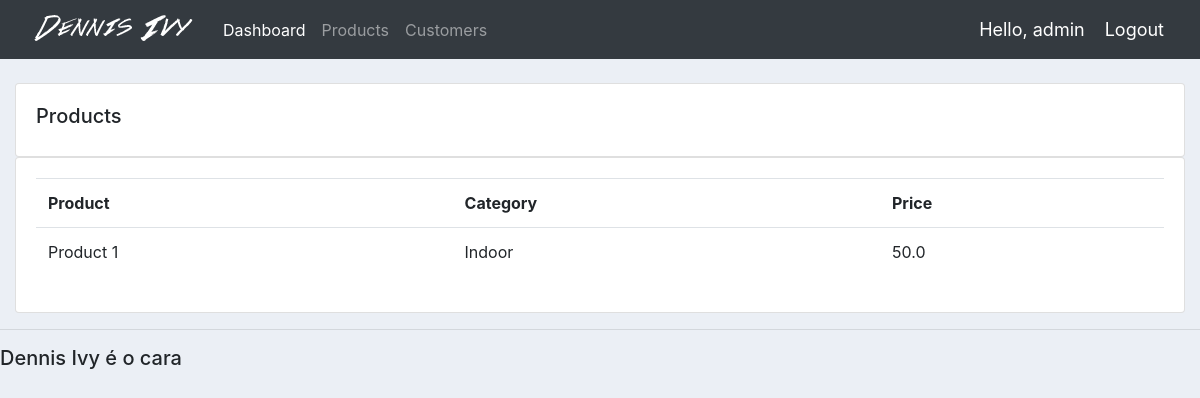
Screenshot of /products/ (signed in) with the database file from the repository.
### accounts/models.py (models this page shows, shortened)
class Product(models.Model):
	CATEGORY = (
			('Indoor', 'Indoor'),
			('Out Door', 'Out Door'),
			)
	name = models.CharField(max_length=200, default=None)
	price = models.FloatField()
	category = models.CharField(max_length=200, null=True, choices=CATEGORY)
	description = models.CharField(max_length=200, null=True, blank=True)
	date_created = models.DateTimeField(auto_now_add=True, null=True)
	tags = models.ManyToManyField(Tag)

### accounts/views.py (the view)
# urls.py: path('products/', views.products, name='products'),
@login_required(login_url='login')
def products(request):
	products = Product.objects.all()
	return render(request, 'accounts/products.html', {'products':products})

### accounts/templates/accounts/products.html
{%  extends 'accounts/main.html' %}
{% block content %}
		<br>
		<div class="row">
			<div class="col-md">
				<div class="card card-body">
					<h5>Products</h5>
				</div>
				<div class="card card-body">
					<table class="table">
						<tr>
							<th>Product</th>
							<th>Category</th>
							<th>Price</th>
						</tr>
						{% for i in products %}
							<tr>
								<td>{{i.name}}</td>
								<td>{{i.category}}</td>
								<td>{{i.price}}</td>
							</tr>
						{% endfor %}
					</table>
				</div>
			</div>
		</div>
{% endblock content %}

### accounts/templates/accounts/navbar.html (shortened to what this page needs)
{% load static %}
<nav class="navbar navbar-expand-lg navbar-dark bg-dark">
 <img src="{% static 'images/logo.png' %}">
  <div class="collapse navbar-collapse" id="navbarNav">
    <ul class="navbar-nav">
      <li class="nav-item active">
        <a class="nav-link" href="{% url 'home' %}">Dashboard</a>
      </li>
      <li class="nav-item">
        <a class="nav-link" href="{% url 'products' %}">Products</a>
      </li>
      <li class="nav-item">
        <a class ="nav-link" href="{% url 'customers' %}">Customers</a>
      </li>
    </ul>
  </div>
  <span class="hello-msg">Hello, {{request.user}}</span>
  <span ><a  class="hello-msg" href="{% url 'logout' %}">Logout</a></span>
</nav>

### accounts/static/css/main.css (style rules this page uses)
body { background-color: #ebeff5; }

### accounts/templates/accounts/navbar.html (style rules this page uses)
.hello-msg { font-size: 18px; color: #fff; margin-right: 20px; }

### rows the page displays
Product: name "Product 1", category "Indoor", price "50.0"

### other values shown
{{ request.user }} "admin"
